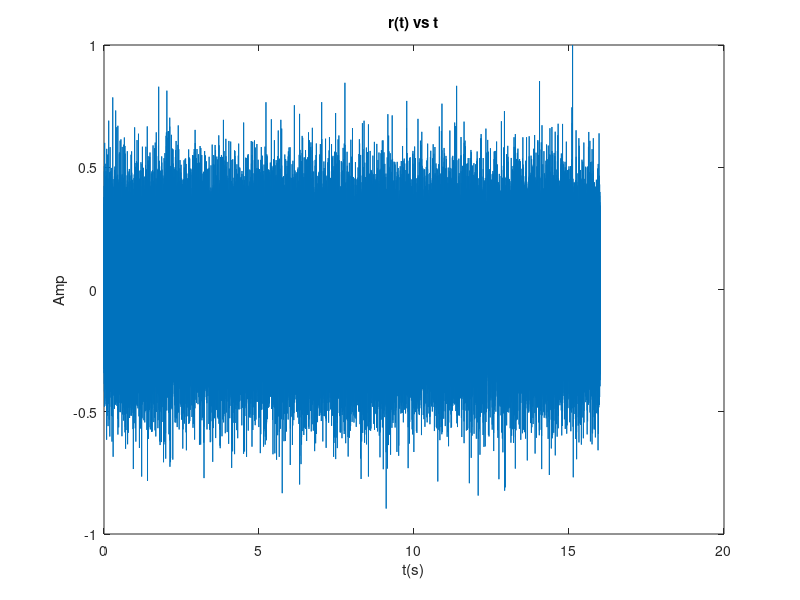

This chart was generated by the following MATLAB code: (Note: this script raises an error after producing the figure.)
% FILE: Ex4.m
% NAME: Tianning Li
% DESCRIPTION: Deciphering Received Message in Digital Communication System

% Clear all variables and close all windows
clear all; close all; clc;

load CommsSignals.mat;
load Ex4.mat;
t_r = (0:(length(r)-1)) * (1/Fs);
figure();
plot(t_r, r);
title('r(t) vs t');
xlabel('t(s)');
ylabel('Amp');
rm_rows = size(rm,1);
message_bits = zeros(1, rm_rows);
for  j = 1:rm_rows
    signal = rm(j,:);
    symbol = decode(signal, (length(signal)-1)/Fs, Fs, x0, x1);
    message_bits(j) = symbol;
end

%output
message_bits